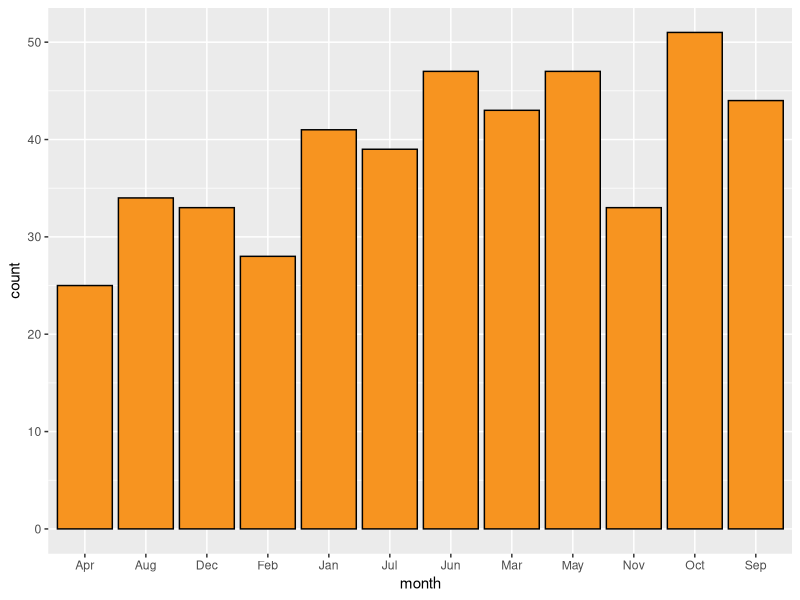

Write R code to recreate this figure.
## ---- chunk 1
#install.packages('lubridate')
library(lubridate)
fb <- read.csv('birthdays.csv')
## ---- chunk 2
head(fb)
## ---- chunk 3
fb <- subset(fb,select = -c(End,Duration))
head(fb)
## ---- chunk 4
fb$Start <- as.Date(fb$Start,format='%m/%d/%Y')
head(fb$Start)
## ---- chunk 5
fb$month <- format(fb$Start,'%b')
head(fb)
## ---- chunk 6
table(fb$month)
## ---- chunk 7
myBdayDate = as.Date('10/12/2017','%m/%d/%Y')
shareMyBday <- subset(fb,fb$Start == myBdayDate)
shareMyBday
## ---- chunk 8
names(which(table(fb$month) == max(table(fb$month))))
## ---- chunk 9
#install.packages("ggplot2")
library(ggplot2)
## ---- chunk 10
ggplot(data=fb,aes(x=month))+
  geom_bar(color='black',fill='#F79420')
